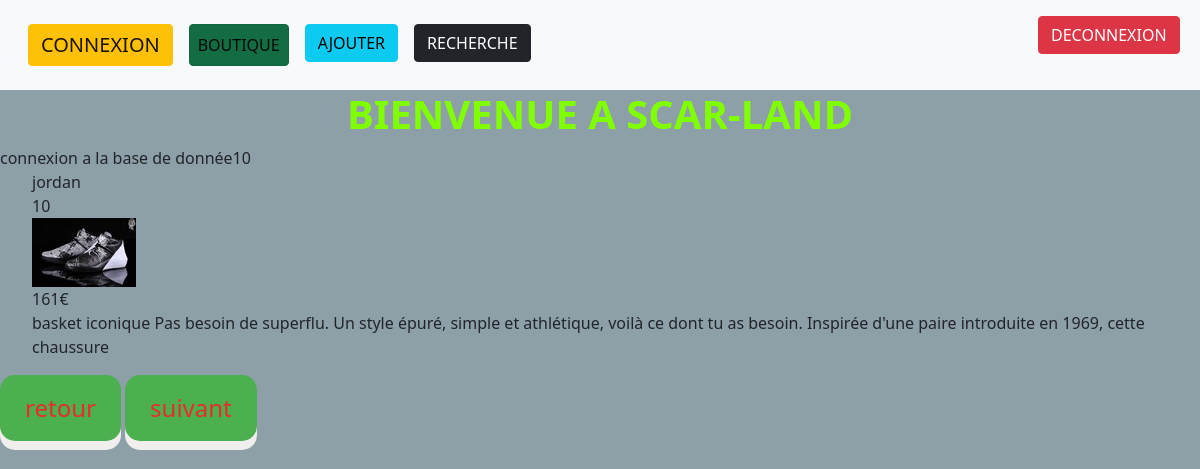
The page /detail_produit.php?id=10 on the database its author committed.
### tables this page shows
CREATE TABLE IF NOT EXISTS `id_produit` (
  `id_produit` int(11) NOT NULL AUTO_INCREMENT,
  `nom_produit` varchar(255) NOT NULL,
  `description_produit` text NOT NULL,
  `image_produit` varchar(255) NOT NULL,
  `prix_produit` decimal(10,0) NOT NULL,
  PRIMARY KEY (`id_produit`)
);

### detail_produit.php (the view, shortened to what this page needs)
<?php
include('navbar.php');
?>
<h1 class="fadeInDown text-center" style="color: chartreuse;"><b>BIENVENUE A SCAR-LAND</b></h1>
<?php
try{
    $db=new PDO("mysql:host=localhost;dbname=ecommerce;charset=utf8;","root","");
    $db->setAttribute( PDO::ATTR_ERRMODE, PDO::ERRMODE_EXCEPTION );
    echo "connexion a la base de donnée";
}catch(PDOException $e){
    echo "Erreur de connexion a PDO";
}
$sql="SELECT* FROM id_produit WHERE id_produit=?";
$req=$db->prepare($sql);
$id=$_GET['id'];
echo $id;
$req->bindParam(1,$id);
$req->execute();
$resultat=$req->fetch();
if($resultat){
?>
<ul class="liste-detail">
    <li class="liste-detail"><?php echo $resultat['nom_produit']?></li>
    <li><?php echo $resultat['id_produit']?></li>
    <li><img src="<?php echo $resultat['image_produit']?>" alt="<?php $resultat['nom_produit']  ?>"
            title="<?php $resultat['nom_produit']  ?>" /></li>
    <li><?php echo $resultat['prix_produit']?>€</li>
    <li><?php echo $resultat['description_produit']?></li>
</ul>
<a href="index.php" class="btn btn-success button">retour</a>
<?php
}else{
    echo "id inconnu";
}
?>
<a href="paye.php" class="btn btn-success button">suivant</a>

### style.css (style rules this page uses)
h1 { color: chartreuse; text-shadow: white; }
.liste-detail { list-style-type: none; }
body { background-color:#8599a1ee; }
.fadeInDown { -webkit-animation-name: fadeInDown; animation-name: fadeInDown; -webkit-animation-duration: 3s; animation-duration: 2s; -webkit-animation-fill-mode: both; animation-fill-mode: both; }
.button { display: inline-block; padding: 15px 25px; font-size: 24px; cursor: pointer; text-align: center; text-decoration: none; outline: none; color: rgb(235, 43, 43); background-color: #4CAF50; border: none; border-radius: 15px; box-shadow: 0 9px rgb(241, 238, 238); }

### rows shown on the page
id_produit: nom_produit "jordan", id_produit "10", image_produit (picture), prix_produit "161", description_produit "basket iconique Pas besoin de superflu. Un style épuré, simple et athlétique, voilà ce dont tu as besoin. Inspirée d'une paire introduite en 1969, cette chaussure"

### other values the page prints
$id "10"
